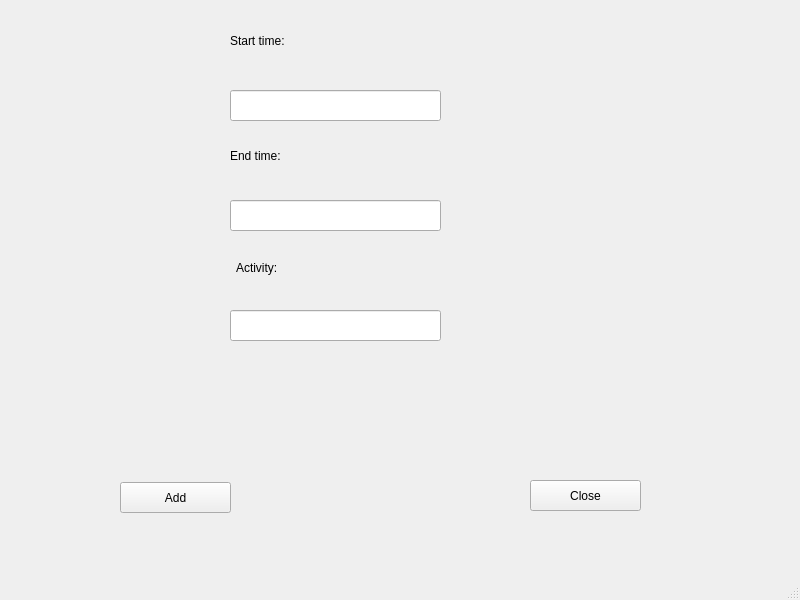
<?xml version="1.0" encoding="UTF-8"?>
<ui version="4.0">
 <class>dialog_window</class>
 <widget class="QMainWindow" name="dialog_window">
  <property name="geometry">
   <rect>
    <x>0</x>
    <y>0</y>
    <width>800</width>
    <height>600</height>
   </rect>
  </property>
  <property name="windowTitle">
   <string>Dialog</string>
  </property>
  <widget class="QWidget" name="centralwidget">
   <widget class="QPushButton" name="btn_add">
    <property name="geometry">
     <rect>
      <x>120</x>
      <y>482</y>
      <width>111</width>
      <height>31</height>
     </rect>
    </property>
    <property name="text">
     <string>Add</string>
    </property>
   </widget>
   <widget class="QLabel" name="label">
    <property name="geometry">
     <rect>
      <x>230</x>
      <y>20</y>
      <width>191</width>
      <height>41</height>
     </rect>
    </property>
    <property name="text">
     <string>Start time:</string>
    </property>
   </widget>
   <widget class="QLabel" name="label_2">
    <property name="geometry">
     <rect>
      <x>230</x>
      <y>140</y>
      <width>191</width>
      <height>31</height>
     </rect>
    </property>
    <property name="text">
     <string>End time:</string>
    </property>
   </widget>
   <widget class="QLabel" name="label_3">
    <property name="geometry">
     <rect>
      <x>236</x>
      <y>252</y>
      <width>191</width>
      <height>31</height>
     </rect>
    </property>
    <property name="text">
     <string>Activity:</string>
    </property>
   </widget>
   <widget class="QLabel" name="lbl_wrong_input">
    <property name="geometry">
     <rect>
      <x>16</x>
      <y>399</y>
      <width>721</width>
      <height>31</height>
     </rect>
    </property>
    <property name="text">
     <string/>
    </property>
   </widget>
   <widget class="QLineEdit" name="txt_start_time">
    <property name="geometry">
     <rect>
      <x>230</x>
      <y>90</y>
      <width>211</width>
      <height>31</height>
     </rect>
    </property>
   </widget>
   <widget class="QLineEdit" name="txt_end_time">
    <property name="geometry">
     <rect>
      <x>230</x>
      <y>200</y>
      <width>211</width>
      <height>31</height>
     </rect>
    </property>
   </widget>
   <widget class="QLineEdit" name="txt_activity">
    <property name="geometry">
     <rect>
      <x>230</x>
      <y>310</y>
      <width>211</width>
      <height>31</height>
     </rect>
    </property>
   </widget>
   <widget class="QPushButton" name="btn_close">
    <property name="geometry">
     <rect>
      <x>530</x>
      <y>480</y>
      <width>111</width>
      <height>31</height>
     </rect>
    </property>
    <property name="text">
     <string>Close</string>
    </property>
   </widget>
  </widget>
  <widget class="QMenuBar" name="menubar">
   <property name="geometry">
    <rect>
     <x>0</x>
     <y>0</y>
     <width>800</width>
     <height>21</height>
    </rect>
   </property>
  </widget>
  <widget class="QStatusBar" name="statusbar"/>
 </widget>
 <resources/>
 <connections/>
</ui>
